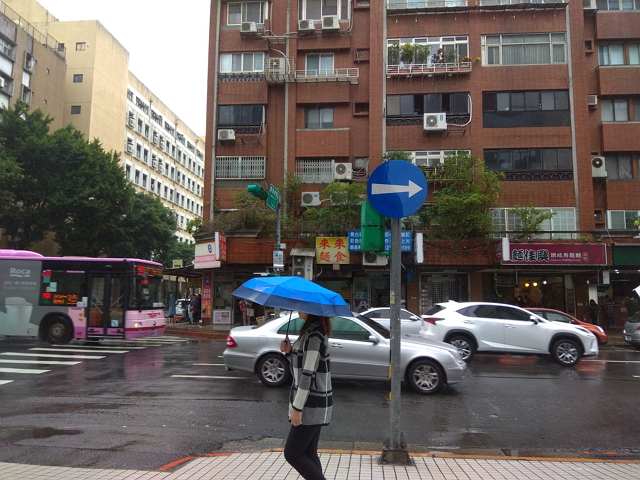
#> input picture pic_turnR.jpg, 640 x 480 px, given in place of the camera
$ python '13-4-攝影機抓圖前後比對.py'
#> lines starting #> are read from the running program, lines starting #| are printed output that depends on the picture
# -*- coding: utf-8 -*-
"""
Created on Sat Mar 21 15:50:40 2020

@author: suedeyang
"""


import cv2
cap=cv2.VideoCapture(0)
img_pre=None
while cap.isOpened():
    success,img=cap.read()
#> img is the input picture: shape (480, 640, 3); mean B, G, R 93.4, 96.7, 103.2
    if success:
        gray=cv2.cvtColor(img,cv2.COLOR_BGR2GRAY)#灰階處理
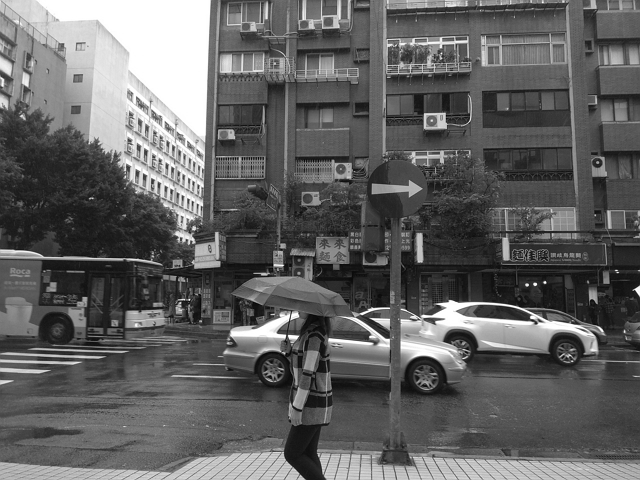
#> gray: shape (480, 640); min 2, max 255, mean 98.3
        img_now=cv2.GaussianBlur(gray,(13,13),15) #高斯模糊
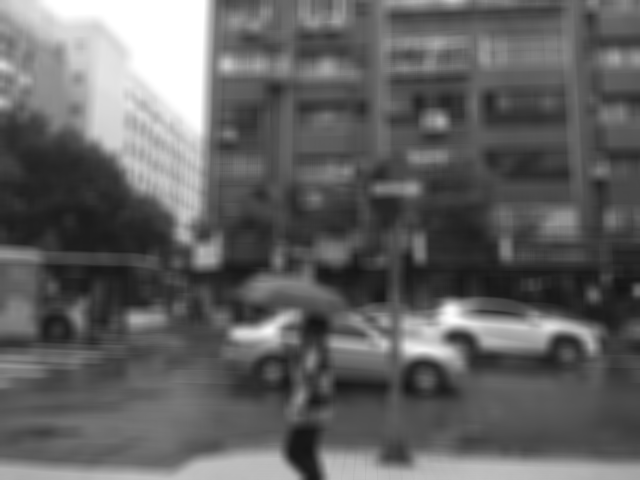
#> img_now: shape (480, 640); min 20, max 255, mean 98.3
        if img_pre is not None:  #避免沒有pre_img卡住
            diff=cv2.absdiff(img_now,img_pre)
            cv2.imshow("frame",diff)
        img_pre=img_now.copy()
    k=cv2.waitKey(30)
#> (key q is pressed here)
    if k==ord('q'):
        cv2.destroyAllWindows()
        cap.release
        break

$ run again, on doanload..jpg
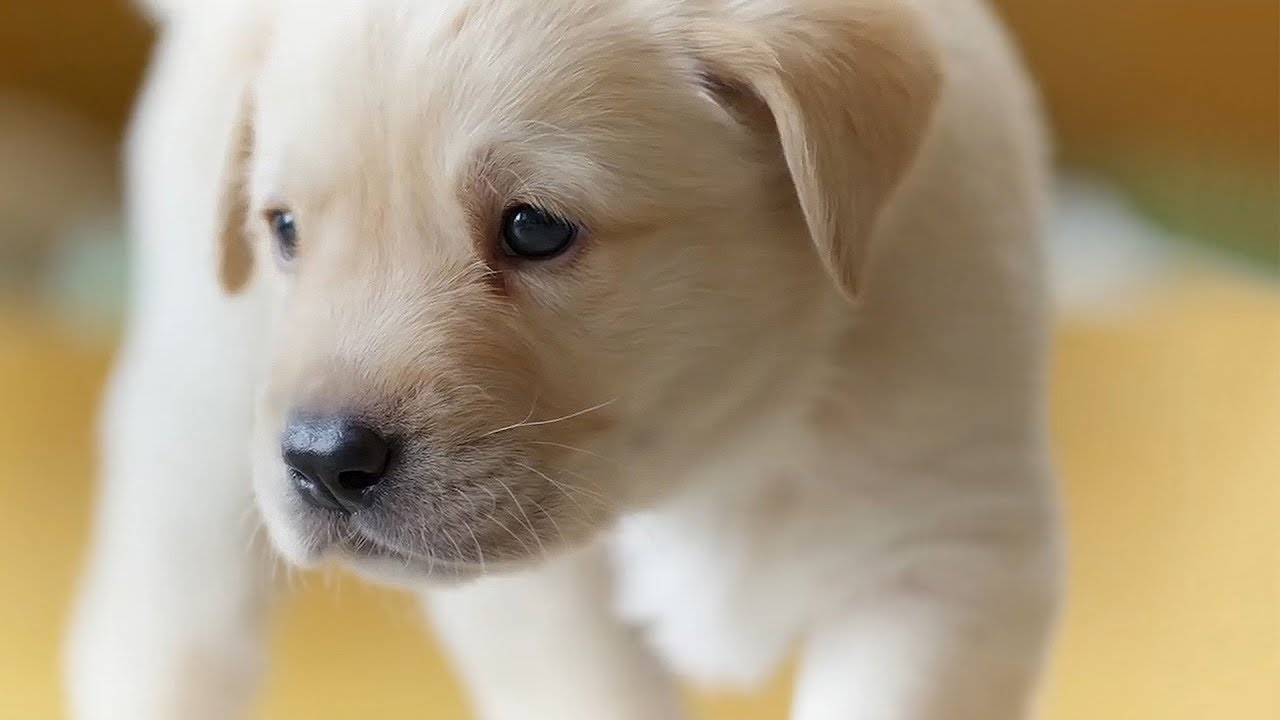
#> input picture doanload..jpg, 1280 x 720 px, given in place of the camera
#> img is the input picture: shape (720, 1280, 3); mean B, G, R 126.5, 153.8, 170.3
#> `gray=cv2.cvtColor(img,cv2.COLOR_BGR2GRAY)#灰階處理`:
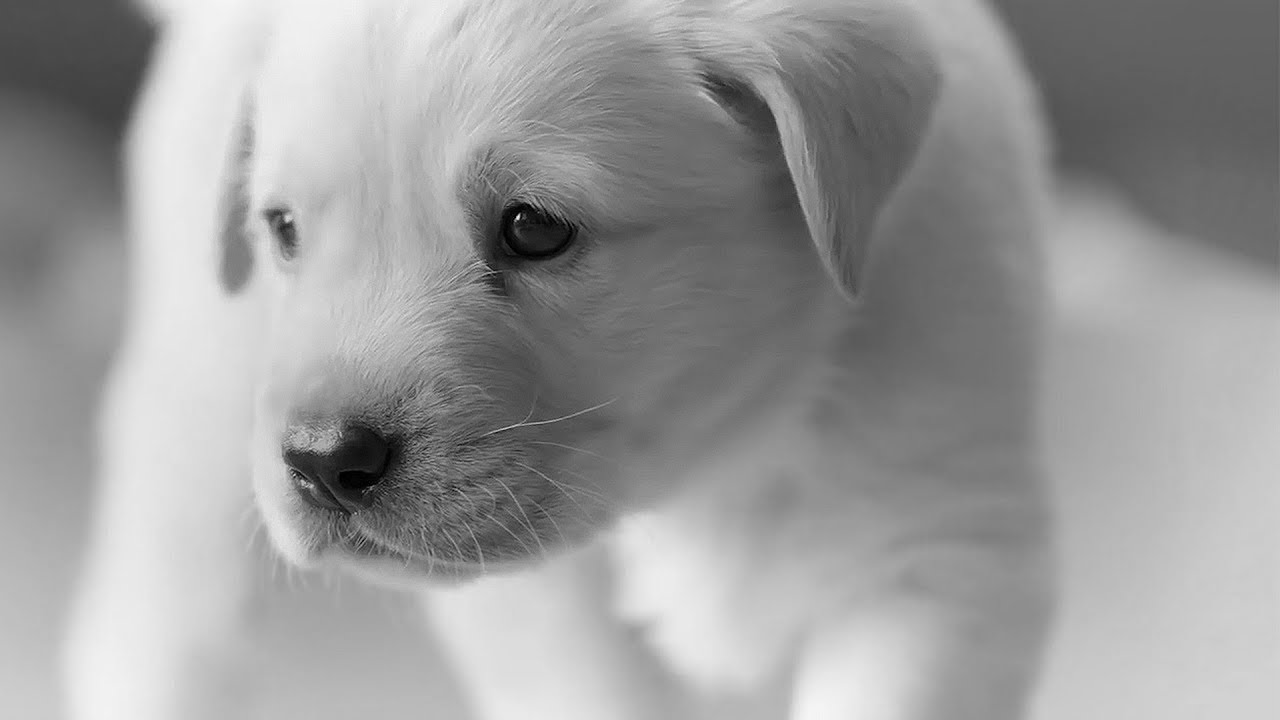
#> gray: shape (720, 1280); min 0, max 247, mean 155.7

$ run again, on save1.jpg
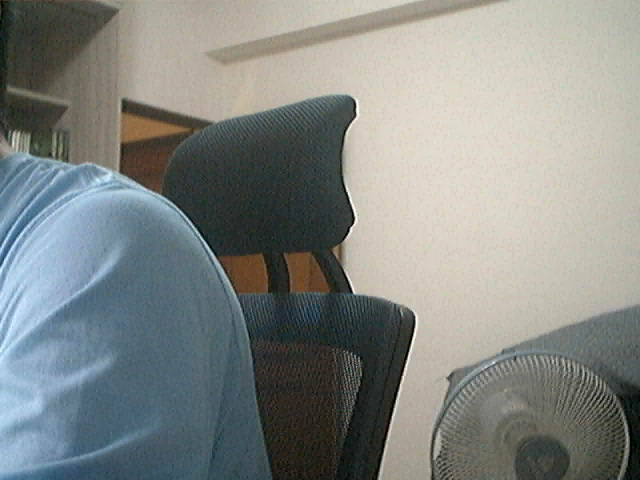
#> input picture save1.jpg, 640 x 480 px, given in place of the camera
#> img is the input picture: shape (480, 640, 3); mean B, G, R 132.2, 135.9, 132
#> `gray=cv2.cvtColor(img,cv2.COLOR_BGR2GRAY)#灰階處理`:
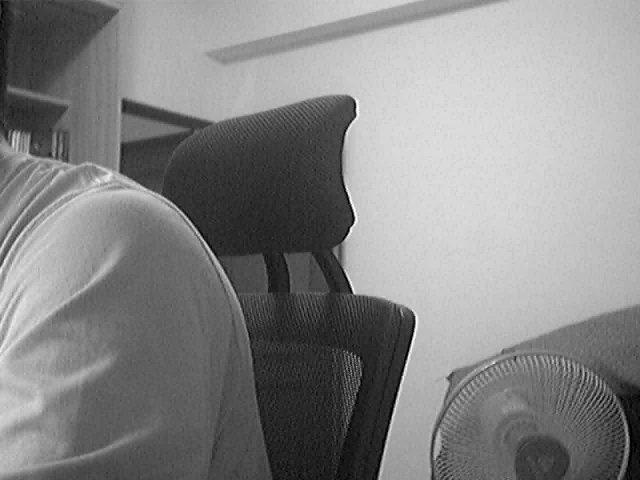
#> gray: shape (480, 640); min 0, max 254, mean 134.4
#> `img_now=cv2.GaussianBlur(gray,(13,13),15)`:
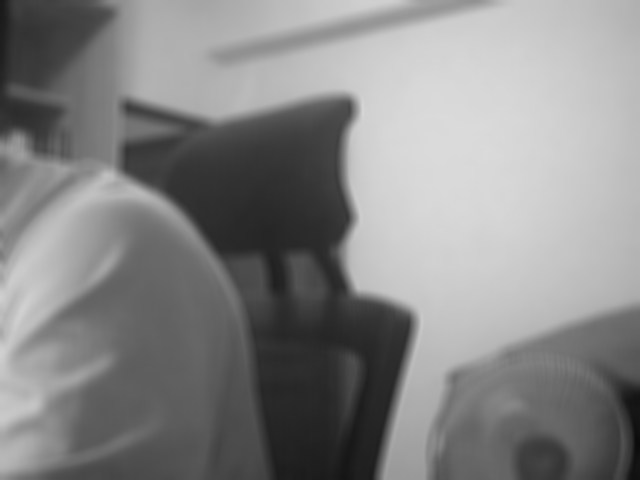
#> img_now: shape (480, 640); min 11, max 219, mean 134.4
